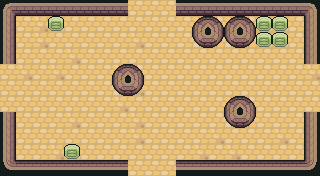

Rendered tile map (Tiled .tmx) drawn with the repository's tilesets; below, a short description and the full map source, tile grids included:
An orthogonal 20x11 tile map with 16x16 px tiles, 6 tile layers (ground, dressing, decor, walls, ...), 3 tilesets and 12 objects (5x ENTRY, 5x ENEMY, 2x PROP).

<map version="1.10" tiledversion="1.10.2" orientation="orthogonal" renderorder="right-down" width="20" height="11" tilewidth="16" tileheight="16" infinite="0" nextlayerid="8" nextobjectid="13">
 <tileset firstgid="1" name="wall" tilewidth="16" tileheight="16" tilecount="110" columns="10">
  <image source="../../../gfx/tiles/ruins/tilesetwallsimple.png" width="160" height="176" />
 </tileset>
 <tileset firstgid="111" name="floor" tilewidth="16" tileheight="16" tilecount="374" columns="22">
  <image source="../../../gfx/tiles/ruins/tilesetinteriorfloor.png" width="352" height="272" />
 </tileset>
 <tileset firstgid="485" name="elements" tilewidth="16" tileheight="16" tilecount="27" columns="9">
  <image source="../../../gfx/tiles/ruins/elements.png" width="144" height="48" />
 </tileset>
 <layer id="1" name="ground" width="20" height="11">
  <data encoding="csv">
398,398,398,402,398,398,398,398,398,398,398,398,398,398,398,398,398,398,398,398,
398,398,402,398,398,398,398,398,398,398,398,398,398,398,398,398,398,398,398,398,
402,398,402,398,398,398,398,398,402,398,398,398,398,398,398,398,398,398,398,398,
398,398,398,398,402,398,398,398,398,398,398,398,398,398,398,398,398,398,398,398,
398,402,398,402,398,398,398,402,398,398,398,398,398,398,398,398,398,398,398,402,
398,398,398,398,398,398,398,398,402,398,398,398,398,398,398,398,398,398,398,398,
398,398,398,398,398,398,398,402,398,398,398,398,398,398,398,398,398,398,398,398,
398,398,398,398,402,398,398,398,402,398,398,398,398,398,398,398,398,398,398,398,
398,398,398,398,398,398,398,398,402,398,398,398,398,402,398,398,398,402,398,398,
398,398,398,402,398,398,398,398,398,398,398,398,402,398,402,398,398,398,398,398,
398,398,402,398,398,398,398,398,398,398,398,398,398,402,398,398,398,398,398,398
</data>
 </layer>
 <layer id="2" name="dressing" width="20" height="11">
  <data encoding="csv">
0,0,0,0,0,0,0,0,0,0,0,0,0,0,0,0,0,0,0,0,
0,0,0,0,0,0,0,0,0,0,0,0,0,0,0,0,0,0,0,0,
0,0,0,0,0,0,0,0,0,0,0,0,0,0,0,0,0,0,0,0,
0,0,0,0,0,0,0,0,0,0,0,0,0,0,0,0,0,0,0,0,
0,0,0,0,0,0,0,0,0,0,0,0,0,0,0,0,0,0,0,0,
0,0,0,0,0,0,0,0,0,0,0,0,0,0,0,0,0,0,0,0,
0,0,0,0,0,0,0,0,0,0,0,0,0,0,0,0,0,0,0,0,
0,0,0,0,0,0,0,0,0,0,0,0,0,0,0,0,0,0,0,0,
0,0,0,0,0,0,0,0,0,0,0,0,0,0,0,0,0,0,0,0,
0,0,0,0,0,0,0,0,0,0,0,0,0,0,0,0,0,0,0,0,
0,0,0,0,0,0,0,0,0,0,0,0,0,0,0,0,0,0,0,0
</data>
 </layer>
 <layer id="3" name="decor" width="20" height="11">
  <data encoding="csv">
0,0,0,0,0,0,0,0,0,0,0,0,0,0,0,0,0,0,0,0,
0,0,0,0,0,0,0,0,0,0,0,0,0,0,0,0,0,0,0,0,
0,0,0,0,0,0,0,0,0,0,0,0,0,0,0,0,0,0,0,0,
0,0,0,0,0,0,0,0,0,0,0,0,0,0,0,0,0,0,0,0,
0,0,0,0,0,0,0,0,0,0,0,0,0,0,0,0,0,0,0,0,
0,0,0,0,0,0,0,0,0,0,0,0,0,0,0,0,0,0,0,0,
0,0,0,0,0,0,0,0,0,0,0,0,0,0,0,0,0,0,0,0,
0,0,0,0,0,0,0,0,0,0,0,0,0,0,0,0,0,0,0,0,
0,0,0,0,0,0,0,0,0,0,0,0,0,0,0,0,0,0,0,0,
0,0,0,0,0,0,0,0,0,0,0,0,0,0,0,0,0,0,0,0,
0,0,0,0,0,0,0,0,0,0,0,0,0,0,0,0,0,0,0,0
</data>
 </layer>
 <layer id="4" name="walls" width="20" height="11">
  <data encoding="csv">
61,64,64,64,64,64,64,64,0,0,0,64,64,64,64,64,64,64,64,65,
71,0,0,0,0,0,0,0,0,0,0,0,0,0,0,0,0,0,0,75,
71,0,0,0,0,0,0,0,0,0,0,0,0,0,0,0,0,0,0,75,
71,0,0,0,0,0,0,0,0,0,0,0,0,0,0,0,0,0,0,75,
0,0,0,0,0,0,0,0,0,0,0,0,0,0,0,0,0,0,0,0,
0,0,0,0,0,0,0,0,0,0,0,0,0,0,0,0,0,0,0,0,
0,0,0,0,0,0,0,0,0,0,0,0,0,0,0,0,0,0,0,0,
71,0,0,0,0,0,0,0,0,0,0,0,0,0,0,0,0,0,0,75,
71,0,0,0,0,0,0,0,0,0,0,0,0,0,0,0,0,0,0,75,
71,0,0,0,0,0,0,0,0,0,0,0,0,0,0,0,0,0,0,75,
101,104,104,104,104,104,104,104,0,0,0,104,104,104,104,104,104,104,104,105
</data>
 </layer>
 <layer id="5" name="props" width="20" height="11">
  <data encoding="csv">
0,0,0,0,0,0,0,0,0,0,0,0,0,0,0,0,0,0,0,0,
0,0,0,492,0,0,0,0,0,0,0,0,73,74,73,74,492,492,0,0,
0,0,0,0,0,0,0,0,0,0,0,0,83,84,83,84,492,492,0,0,
0,0,0,0,0,0,0,0,0,0,0,0,0,0,0,0,0,0,0,0,
0,0,0,0,0,0,0,73,74,0,0,0,0,0,0,0,0,0,0,0,
0,0,0,0,0,0,0,83,84,0,0,0,0,0,0,0,0,0,0,0,
0,0,0,0,0,0,0,0,0,0,0,0,0,0,73,74,0,0,0,0,
0,0,0,0,0,0,0,0,0,0,0,0,0,0,83,84,0,0,0,0,
0,0,0,0,0,0,0,0,0,0,0,0,0,0,0,0,0,0,0,0,
0,0,0,0,492,0,0,0,0,0,0,0,0,0,0,0,0,0,0,0,
0,0,0,0,0,0,0,0,0,0,0,0,0,0,0,0,0,0,0,0
</data>
 </layer>
 <layer id="6" name="overhead" width="20" height="11">
  <data encoding="csv">
0,0,0,0,0,0,0,0,0,0,0,0,0,0,0,0,0,0,0,0,
0,0,0,0,0,0,0,0,0,0,0,0,0,0,0,0,0,0,0,0,
0,0,0,0,0,0,0,0,0,0,0,0,0,0,0,0,0,0,0,0,
0,0,0,0,0,0,0,0,0,0,0,0,0,0,0,0,0,0,0,0,
0,0,0,0,0,0,0,0,0,0,0,0,0,0,0,0,0,0,0,0,
0,0,0,0,0,0,0,0,0,0,0,0,0,0,0,0,0,0,0,0,
0,0,0,0,0,0,0,0,0,0,0,0,0,0,0,0,0,0,0,0,
0,0,0,0,0,0,0,0,0,0,0,0,0,0,0,0,0,0,0,0,
0,0,0,0,0,0,0,0,0,0,0,0,0,0,0,0,0,0,0,0,
0,0,0,0,0,0,0,0,0,0,0,0,0,0,0,0,0,0,0,0,
0,0,0,0,0,0,0,0,0,0,0,0,0,0,0,0,0,0,0,0
</data>
 </layer>
 <objectgroup id="7" name="spawns">
  <object id="1" name="UP" type="ENTRY" x="152" y="24" />
  <object id="2" name="DOWN" type="ENTRY" x="152" y="152" />
  <object id="3" name="LEFT" type="ENTRY" x="24" y="88" />
  <object id="4" name="RIGHT" type="ENTRY" x="296" y="88" />
  <object id="5" name="" type="ENTRY" x="168" y="88" />
  <object id="6" name="" type="ENEMY" x="72" y="120" />
  <object id="7" name="" type="ENEMY" x="152" y="56" />
  <object id="8" name="" type="ENEMY" x="248" y="136" />
  <object id="9" name="" type="ENEMY" x="104" y="88" />
  <object id="10" name="" type="ENEMY" x="72" y="56" />
  <object id="11" name="torch" type="PROP" x="56" y="168" />
  <object id="12" name="torch" type="PROP" x="264" y="168" />
 </objectgroup>
</map>
